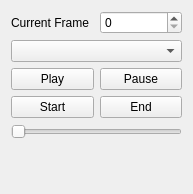
                <widget class="QWidget" name="video_options">
                 <property name="geometry">
                  <rect>
                   <x>0</x>
                   <y>0</y>
                   <width>193</width>
                   <height>194</height>
                  </rect>
                 </property>
                 <attribute name="label">
                  <string>Video Options</string>
                 </attribute>
                 <layout class="QGridLayout" name="gridLayout_11">
                  <item row="3" column="0">
                   <widget class="QPushButton" name="play_button">
                    <property name="text">
                     <string>Play</string>
                    </property>
                   </widget>
                  </item>
                  <item row="3" column="1">
                   <widget class="QPushButton" name="pause_button">
                    <property name="text">
                     <string>Pause</string>
                    </property>
                   </widget>
                  </item>
                  <item row="0" column="0">
                   <widget class="QLabel" name="current_frame_label">
                    <property name="text">
                     <string>Current Frame</string>
                    </property>
                   </widget>
                  </item>
                  <item row="4" column="0">
                   <widget class="QPushButton" name="start_simvis_button">
                    <property name="text">
                     <string>Start</string>
                    </property>
                   </widget>
                  </item>
                  <item row="4" column="1">
                   <widget class="QPushButton" name="end_simvis_button">
                    <property name="text">
                     <string>End</string>
                    </property>
                   </widget>
                  </item>
                  <item row="9" column="0">
                   <spacer name="verticalSpacer_2">
                    <property name="orientation">
                     <enum>Qt::Vertical</enum>
                    </property>
                    <property name="sizeHint" stdset="0">
                     <size>
                      <width>20</width>
                      <height>40</height>
                     </size>
                    </property>
                   </spacer>
                  </item>
                  <item row="0" column="1">
                   <widget class="QSpinBox" name="current_frame_spinBox"/>
                  </item>
                  <item row="1" column="0" colspan="2">
                   <widget class="QComboBox" name="current_frame_comboBox"/>
                  </item>
                  <item row="5" column="0" colspan="2">
                   <widget class="QSlider" name="frame_slider">
                    <property name="orientation">
                     <enum>Qt::Horizontal</enum>
                    </property>
                   </widget>
                  </item>
                 </layout>
                </widget>
